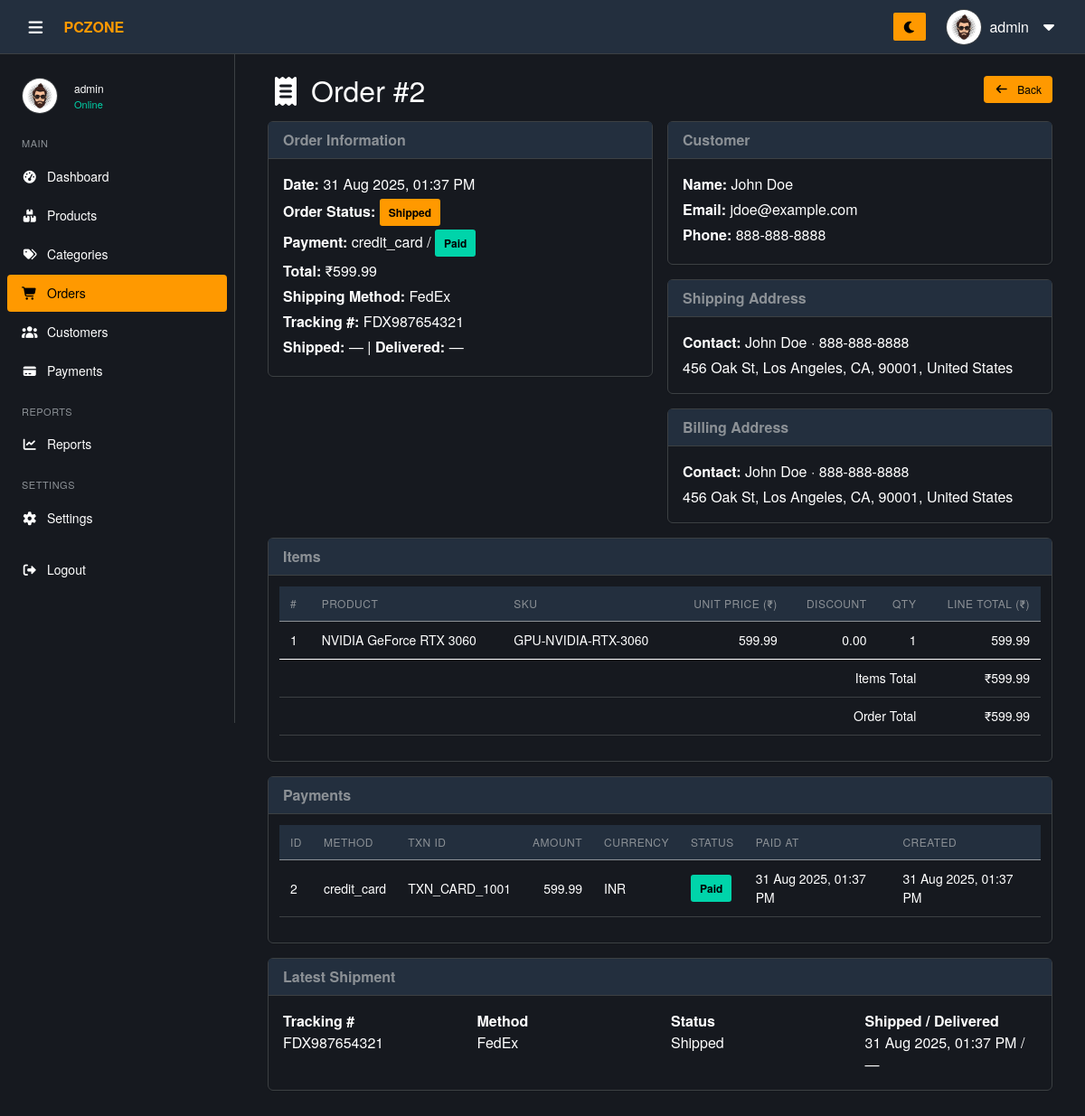
The app's page /admin/pages/order_view.php?id=2 (signed in), older data.
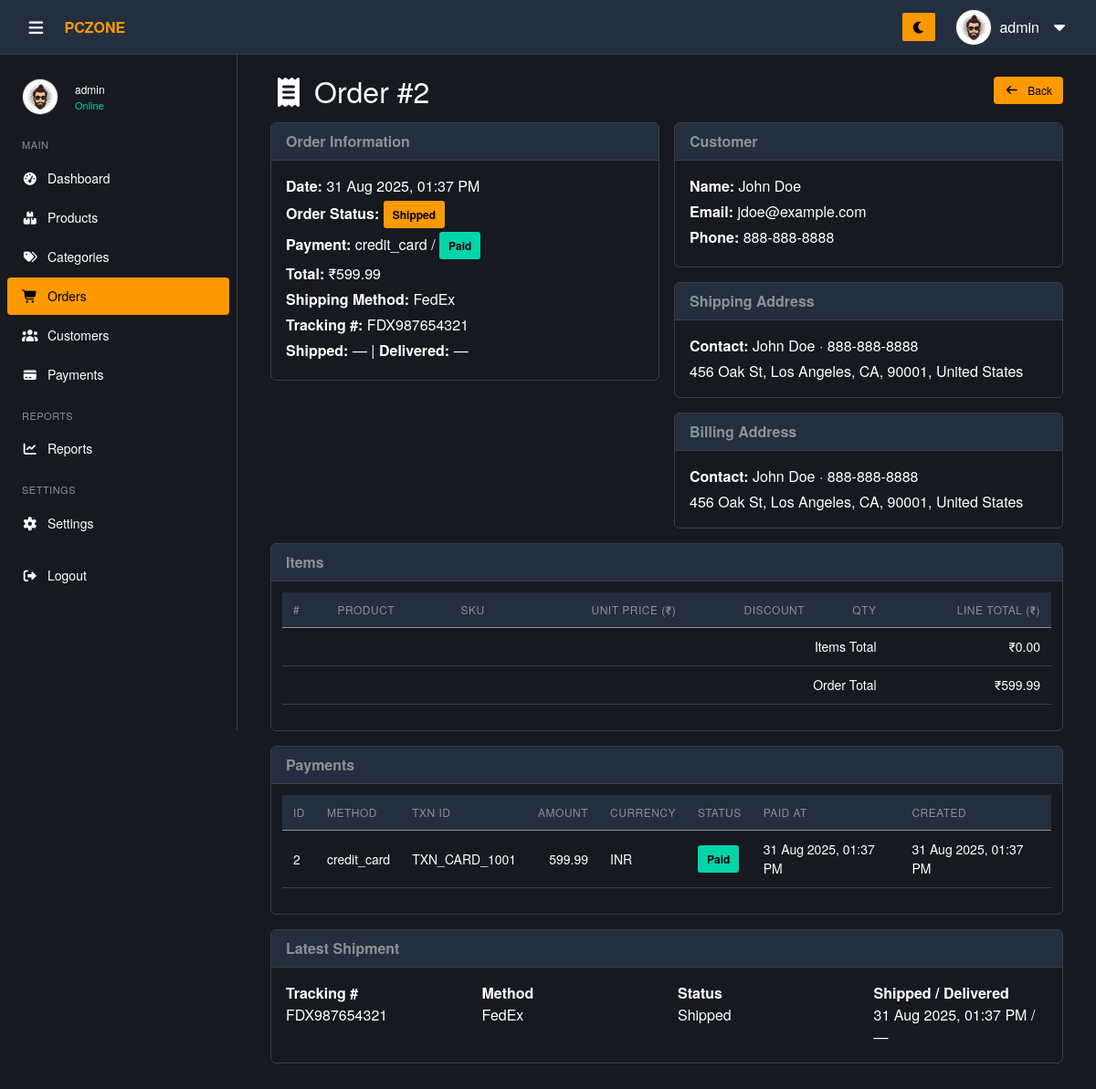
The same page, newer data.
### tables this page shows
CREATE TABLE IF NOT EXISTS orders (
    order_id INT AUTO_INCREMENT PRIMARY KEY,
    customer_id INT NOT NULL,
    billing_address_id INT NOT NULL,
    shipping_address_id INT NOT NULL,
    total_amount DECIMAL(10,2) NOT NULL,
     
     
    order_status ENUM('Pending','Processing','Shipped','Delivered','Cancelled','Returned') DEFAULT 'Pending',
    tracking_number VARCHAR(100) DEFAULT NULL,
    shipping_method VARCHAR(100) DEFAULT NULL,
    order_notes TEXT DEFAULT NULL,
    paid_at DATETIME DEFAULT NULL,
    cancelled_at DATETIME DEFAULT NULL,
    refunded_at DATETIME DEFAULT NULL,
    shipped_date DATE DEFAULT NULL,
    delivered_date DATE DEFAULT NULL,
    order_date DATETIME DEFAULT CURRENT_TIMESTAMP,
    created_at DATETIME DEFAULT CURRENT_TIMESTAMP,
    updated_at DATETIME DEFAULT CURRENT_TIMESTAMP ON UPDATE CURRENT_TIMESTAMP,
    FOREIGN KEY (customer_id) REFERENCES customers(customer_id) ON DELETE CASCADE,
    FOREIGN KEY (billing_address_id) REFERENCES addresses(address_id) ON DELETE CASCADE,
    FOREIGN KEY (shipping_address_id) REFERENCES addresses(address_id) ON DELETE CASCADE
);

CREATE TABLE IF NOT EXISTS payments (
    payment_id INT AUTO_INCREMENT PRIMARY KEY,
    order_id INT NOT NULL,
    payment_method ENUM('cash_on_delivery','credit_card','debit_card','upi') NOT NULL,
    transaction_id VARCHAR(150) DEFAULT NULL,
    amount DECIMAL(10,2) NOT NULL,
    currency VARCHAR(10) DEFAULT 'INR',
    payment_status ENUM('Pending','Paid','Failed','Refunded') DEFAULT 'Pending',
    paid_at DATETIME DEFAULT NULL,
    created_at DATETIME DEFAULT CURRENT_TIMESTAMP,
    FOREIGN KEY (order_id) REFERENCES orders(order_id) ON DELETE CASCADE
);

CREATE TABLE IF NOT EXISTS customers (
    customer_id INT AUTO_INCREMENT PRIMARY KEY,
    first_name VARCHAR(100) NOT NULL,
    last_name VARCHAR(100) NOT NULL,
    email VARCHAR(150) NOT NULL UNIQUE,
    phone VARCHAR(20),
    password VARCHAR(255) NOT NULL,
    date_of_birth DATE DEFAULT NULL,
    gender ENUM('Male','Female','Other') DEFAULT NULL,
    profile_image VARCHAR(255) DEFAULT NULL,
    newsletter_subscribed BOOLEAN DEFAULT FALSE,
    status ENUM('active','inactive','banned') DEFAULT 'active',
    last_login DATETIME DEFAULT NULL,
    created_at DATETIME DEFAULT CURRENT_TIMESTAMP,
    updated_at DATETIME DEFAULT CURRENT_TIMESTAMP ON UPDATE CURRENT_TIMESTAMP
);

CREATE TABLE IF NOT EXISTS addresses (
    address_id INT AUTO_INCREMENT PRIMARY KEY,
    customer_id INT,
    full_name VARCHAR(150),
    phone VARCHAR(20),
    address_line1 TEXT,
    address_line2 TEXT,
    city VARCHAR(100),
    state VARCHAR(100),
    zip VARCHAR(20),
    country VARCHAR(100),
    is_default BOOLEAN DEFAULT 0,
    FOREIGN KEY (customer_id) REFERENCES customers(customer_id) ON DELETE CASCADE
);

CREATE TABLE IF NOT EXISTS order_items (
    order_item_id INT AUTO_INCREMENT PRIMARY KEY,
    order_id INT NOT NULL,
    product_id INT NOT NULL,
    quantity INT NOT NULL DEFAULT 1,
    unit_price DECIMAL(10,2) NOT NULL,
    discount DECIMAL(6,2) DEFAULT 0,
    total_price DECIMAL(10,2) NOT NULL,
    FOREIGN KEY (order_id)   REFERENCES orders(order_id)   ON DELETE CASCADE,
    FOREIGN KEY (product_id) REFERENCES products(product_id) ON DELETE CASCADE
);

CREATE TABLE IF NOT EXISTS products (
    product_id  INT AUTO_INCREMENT PRIMARY KEY,
    product_name VARCHAR(250) NOT NULL,
    sku VARCHAR(50) UNIQUE,
    slug VARCHAR(250) UNIQUE,
    description TEXT,
    price DECIMAL(10, 2) NOT NULL,
    discount DECIMAL(6,2) DEFAULT 0,
    stock INT DEFAULT 0,
    weight DECIMAL(6,2),
    rating FLOAT DEFAULT 0,
    brand_id INT,
    category_id INT,
    is_featured BOOLEAN DEFAULT 0,
    is_active BOOLEAN DEFAULT 1,
    created_at TIMESTAMP DEFAULT CURRENT_TIMESTAMP,
    updated_at TIMESTAMP DEFAULT CURRENT_TIMESTAMP ON UPDATE CURRENT_TIMESTAMP,
    FOREIGN KEY (category_id) REFERENCES categories(category_id) ON DELETE CASCADE,
    FOREIGN KEY (brand_id)     REFERENCES brands(brand_id)     ON DELETE CASCADE
);

CREATE TABLE IF NOT EXISTS shipments (
    shipment_id INT AUTO_INCREMENT PRIMARY KEY,
    order_id INT NOT NULL,
    tracking_number VARCHAR(100) NOT NULL,
    shipping_method VARCHAR(100) NOT NULL,
    shipped_date DATETIME DEFAULT NULL,
    delivered_date DATETIME DEFAULT NULL,
    status ENUM('Pending','Shipped','Delivered','Returned') DEFAULT 'Pending',
    created_at DATETIME DEFAULT CURRENT_TIMESTAMP,
    FOREIGN KEY (order_id) REFERENCES orders(order_id) ON DELETE CASCADE
);

### admin/pages/order_view.php (the view, shortened to what the rows shown need)
<?php
require_once '../includes/db_connect.php';
$order_id = (int)$_GET['id'];
$sqlOrder = "
  SELECT
    o.order_id,
    o.order_date,
    o.total_amount,
    o.order_status,
    o.tracking_number,
    o.shipping_method,
    o.order_notes,
    o.paid_at,
    o.cancelled_at,
    o.refunded_at,
    o.shipped_date,
    o.delivered_date,
    c.customer_id,
    c.first_name,
    c.last_name,
    c.email,
    c.phone,
    sa.full_name  AS ship_full_name,
    sa.phone      AS ship_phone,
    sa.address_line1 AS ship_addr1,
    sa.address_line2 AS ship_addr2,
    sa.city       AS ship_city,
    sa.state      AS ship_state,
    sa.zip        AS ship_zip,
    sa.country    AS ship_country,
    ba.full_name  AS bill_full_name,
    ba.phone      AS bill_phone,
    ba.address_line1 AS bill_addr1,
    ba.address_line2 AS bill_addr2,
    ba.city       AS bill_city,
    ba.state      AS bill_state,
    ba.zip        AS bill_zip,
    ba.country    AS bill_country
  FROM orders o
  JOIN customers c        ON o.customer_id = c.customer_id
  JOIN addresses sa       ON o.shipping_address_id = sa.address_id
  LEFT JOIN addresses ba  ON o.billing_address_id = ba.address_id
  WHERE o.order_id = ?
  LIMIT 1
";
$stmt = mysqli_prepare($conn, $sqlOrder);
mysqli_stmt_bind_param($stmt, 'i', $order_id);
mysqli_stmt_execute($stmt);
$orderRes = mysqli_stmt_get_result($stmt);
$order = mysqli_fetch_assoc($orderRes);
$sqlPayments = "
  SELECT payment_id, payment_method, transaction_id, amount, currency,
         payment_status, paid_at, created_at
  FROM payments
  WHERE order_id = ?
  ORDER BY COALESCE(paid_at, created_at) DESC
";
$stmtPay = mysqli_prepare($conn, $sqlPayments);
mysqli_stmt_bind_param($stmtPay, 'i', $order_id);
mysqli_stmt_execute($stmtPay);
$payRes = mysqli_stmt_get_result($stmtPay);
$latestPayment = mysqli_fetch_assoc($payRes);
mysqli_data_seek($payRes, 0);
$sqlItems = "
  SELECT
    oi.order_item_id,
    oi.product_id,
    p.product_name,
    p.sku,
    oi.quantity,
    oi.unit_price,
    oi.discount,
    oi.total_price
  FROM order_items oi
  JOIN products p ON oi.product_id = p.product_id
  WHERE oi.order_id = ?
  ORDER BY oi.order_item_id ASC
";
$stmtItems = mysqli_prepare($conn, $sqlItems);
mysqli_stmt_bind_param($stmtItems, 'i', $order_id);
mysqli_stmt_execute($stmtItems);
$itemsRes = mysqli_stmt_get_result($stmtItems);
$sqlShipment = "
  SELECT shipment_id, tracking_number, shipping_method, shipped_date,
         delivered_date, status, created_at
  FROM shipments
  WHERE order_id = ?
  ORDER BY COALESCE(shipped_date, created_at) DESC
  LIMIT 1
";
$stmtShip = mysqli_prepare($conn, $sqlShipment);
mysqli_stmt_bind_param($stmtShip, 'i', $order_id);
mysqli_stmt_execute($stmtShip);
$shipRes = mysqli_stmt_get_result($stmtShip);
$shipment = mysqli_fetch_assoc($shipRes);
function h($s)
{
  return htmlspecialchars((string)$s, ENT_QUOTES, 'UTF-8');
}
function fmtDate($d)
{
  return $d ? date('d M Y, h:i A', strtotime($d)) : '—';
}
function fmtDateShort($d)
{
  return $d ? date('d M Y', strtotime($d)) : '—';
}
function moneyINR($n)
{
  return '₹' . number_format((float)$n, 2);
}
function addrLine($a1, $a2, $city, $state, $zip, $country)
{
  $parts = array_filter([$a1, $a2, $city, $state, $zip, $country]);
  return $parts ? h(implode(', ', $parts)) : '—';
}
?>
<!DOCTYPE html>
<html lang="en" data-theme="dark">
<head>
  <link rel="stylesheet" href="../assets/vendor/bootstrap/css/bootstrap.min.css">
  <link rel="stylesheet" href="../assets/vendor/fontawesome/css/all.min.css">
  <link rel="stylesheet" href="../assets/css/style.css">
</head>
<body>
  <main class="main-content pt-5 mt-4">
    <div class="container mt-2">
      <div class="d-flex justify-content-between align-items-center mb-3">
        <h2 class="mb-0"><i class="fas fa-receipt me-2"></i>Order #<?= (int)$order['order_id']; ?></h2>
        <a href="orders.php" class="btn btn-add"><i class="fas fa-arrow-left me-1"></i>Back</a>
      </div>
      <div class="row g-3 ">
        <div class="col-lg-6">
          <div class="card theme-card">
            <div class="card-body">
              <div class="mb-1"><strong>Date:</strong> <?= fmtDate($order['order_date']); ?></div>
              <div class="mb-1">
                <strong>Order Status:</strong>
                <?php
                $osClass = match ($order['order_status']) {
                  'Delivered' => 'status-completed',
                  'Shipped', 'Processing' => 'status-pending',
                  'Cancelled' => 'status-cancelled',
                  'Returned' => 'stock-badge low-stock',
                  default => 'stock-badge'
                };
                ?>
                <span class="<?= h($osClass); ?> badge-status"><?= h($order['order_status']); ?></span>
              </div>
              <div class="mb-1">
                <strong>Payment:</strong>
                <?= $latestPayment ? h($latestPayment['payment_method']) : '—'; ?> /
                <?php
                $ps = $latestPayment ? $latestPayment['payment_status'] : '—';
                $psClass = match ($ps) {
                  'Paid' => 'status-completed',
                  'Failed' => 'status-cancelled',
                  'Refunded' => 'stock-badge low-stock',
                  default => 'stock-badge'
                };
                ?>
                <span class="<?= h($psClass); ?> badge-status"><?= h($ps); ?></span>
              </div>
              <div class="mb-1"><strong>Total:</strong> <?= moneyINR($order['total_amount']); ?></div>
              <div class="mb-1"><strong>Shipping Method:</strong> <?= $order['shipping_method'] ? h($order['shipping_method']) : '—'; ?></div>
              <div class="mb-1"><strong>Tracking #:</strong> <?= $order['tracking_number'] ? h($order['tracking_number']) : '—'; ?></div>
              <div class="mb-1"><strong>Shipped:</strong> <?= fmtDateShort($order['shipped_date']); ?> | <strong>Delivered:</strong> <?= fmtDateShort($order['delivered_date']); ?></div>
            </div>
          </div>
        </div>
        <div class="col-lg-6">
          <div class="card mb-3 theme-card">
            <div class="card-body">
              <div class="mb-1"><strong>Name:</strong> <?= h($order['first_name'] . ' ' . $order['last_name']); ?></div>
              <div class="mb-1"><strong>Email:</strong> <?= h($order['email']); ?></div>
              <div class="mb-1"><strong>Phone:</strong> <?= h($order['phone']); ?></div>
            </div>
          </div>
          <div class="card mb-3 theme-card">
            <div class="card-body">
              <div class="mb-1"><strong>Contact:</strong> <?= $order['ship_full_name'] ? h($order['ship_full_name']) : '—'; ?><?= $order['ship_phone'] ? ' · ' . h($order['ship_phone']) : ''; ?></div>
              <div><?= addrLine($order['ship_addr1'], $order['ship_addr2'], $order['ship_city'], $order['ship_state'], $order['ship_zip'], $order['ship_country']); ?></div>
            </div>
          </div>
          <div class="card theme-card">
            <div class="card-body">
              <?php if ($order['bill_addr1'] || $order['bill_addr2'] || $order['bill_city'] || $order['bill_state'] || $order['bill_zip'] || $order['bill_country']): ?>
                <div class="mb-1"><strong>Contact:</strong> <?= $order['bill_full_name'] ? h($order['bill_full_name']) : '—'; ?><?= $order['bill_phone'] ? ' · ' . h($order['bill_phone']) : ''; ?></div>
                <div><?= addrLine($order['bill_addr1'], $order['bill_addr2'], $order['bill_city'], $order['bill_state'], $order['bill_zip'], $order['bill_country']); ?></div>
              <?php else: ?>
                <div>—</div>
              <?php endif; ?>
            </div>
          </div>
        </div>
      </div>
      <div class="card mt-3 theme-card">
        <div class="card-body table-responsive table-container">
          <table class="data-table table align-middle">
            <thead>
              <tr>
                <th>#</th>
                <th>Product</th>
                <th>SKU</th>
                <th class="text-end">Unit Price (₹)</th>
                <th class="text-end">Discount</th>
                <th class="text-end">Qty</th>
                <th class="text-end">Line Total (₹)</th>
              </tr>
            </thead>
            <tbody>
              <?php
              $i = 1;
              while ($it = mysqli_fetch_assoc($itemsRes)):
              ?>
                <tr>
                  <td><?= $i++; ?></td>
                  <td><?= h($it['product_name']); ?></td>
                  <td><?= h($it['sku']); ?></td>
                  <td class="text-end"><?= number_format((float)$it['unit_price'], 2); ?></td>
                  <td class="text-end"><?= number_format((float)$it['discount'], 2); ?></td>
                  <td class="text-end"><?= (int)$it['quantity']; ?></td>
                  <td class="text-end"><?= number_format((float)$it['total_price'], 2); ?></td>
                </tr>
              <?php endwhile; ?>
            </tbody>
            <tfoot>
              <tr>
                <td colspan="6" class="text-end">Order Total</td>
                <td class="text-end"><?= moneyINR($order['total_amount']); ?></td>
              </tr>
            </tfoot>
          </table>
        </div>
      </div>
      <div class="card mt-3 theme-card">
        <div class="card-body table-responsive table-container">
          <table class="data-table table align-middle">
            <thead>
              <tr>
                <th>ID</th>
                <th>Method</th>
                <th>Txn ID</th>
                <th class="text-end">Amount</th>
                <th>Currency</th>
                <th>Status</th>
                <th>Paid At</th>
                <th>Created</th>
              </tr>
            </thead>
            <tbody>
              <?php if (mysqli_num_rows($payRes) > 0): ?>
                <?php while ($p = mysqli_fetch_assoc($payRes)):
                  $payBadge = match ($p['payment_status']) {
                    'Paid' => 'status-completed',
                    'Failed' => 'status-cancelled',
                    'Refunded' => 'stock-badge low-stock',
                    default => 'stock-badge'
                  };
                ?>
                  <tr>
                    <td><?= (int)$p['payment_id']; ?></td>
                    <td><?= h($p['payment_method']); ?></td>
                    <td><?= h($p['transaction_id']); ?></td>
                    <td class="text-end"><?= number_format((float)$p['amount'], 2); ?></td>
                    <td><?= h($p['currency']); ?></td>
                    <td><span class="<?= h($payBadge); ?> badge-status"><?= h($p['payment_status']); ?></span></td>
                    <td><?= fmtDate($p['paid_at']); ?></td>
                    <td><?= fmtDate($p['created_at']); ?></td>
                  </tr>
                <?php endwhile; ?>
              <?php else: ?>
                <tr>
                  <td colspan="8" class="text-center text-muted">No payments recorded.</td>
                </tr>
              <?php endif; ?>
            </tbody>
          </table>
        </div>
      </div>
      <div class="card mt-3 mb-4 theme-card">
        <div class="card-body">
          <?php if ($shipment): ?>
            <div class="row">
              <div class="col-md-3"><strong>Tracking #</strong><br><?= h($shipment['tracking_number']); ?></div>
              <div class="col-md-3"><strong>Method</strong><br><?= h($shipment['shipping_method']); ?></div>
              <div class="col-md-3"><strong>Status</strong><br><?= h($shipment['status']); ?></div>
              <div class="col-md-3"><strong>Shipped / Delivered</strong><br><?= fmtDate($shipment['shipped_date']); ?> / <?= fmtDate($shipment['delivered_date']); ?></div>
            </div>
          <?php else: ?>
            <div class="text-muted">No shipment created.</div>
          <?php endif; ?>
        </div>
      </div>
    </div>
  </main>
</body>
</html>

Row changes from the older to the newer data that the page shows:
no longer on this page (row edited): order_items: product.product_name "NVIDIA GeForce RTX 3060", product.sku "GPU-NVIDIA-RTX-3060", unit_price "599.99", discount "0.00", quantity "1", total_price "599.99"
Text that changed along with them:
moneyINR($calcTotal): "₹599.99" → "₹0.00"
